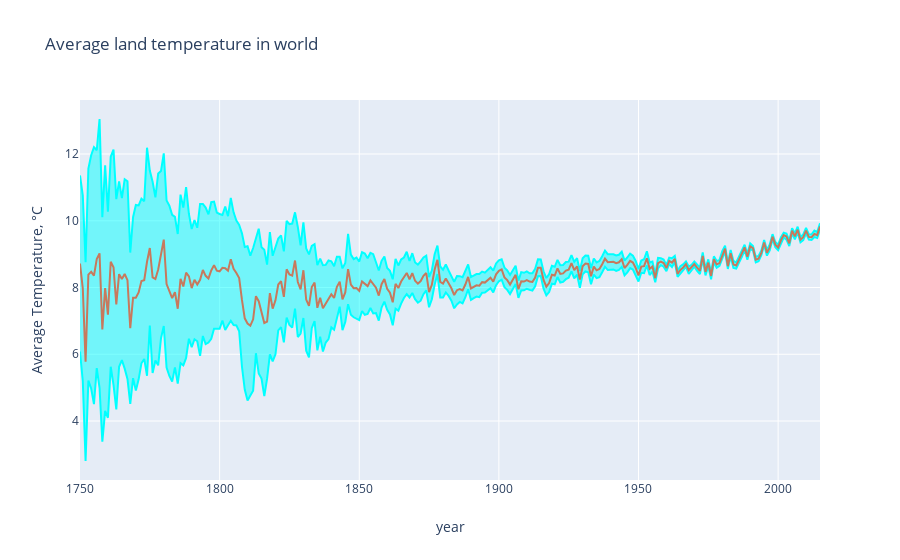

Notebook source saved alongside this figure:
### Code cell
# Average land temperature across the globe
global_temp = pd.read_csv("./GlobalTemperatures.csv")

#Extract the year from a date
years = np.unique(global_temp['dt'].apply(lambda x: x[:4]))
mean_temp_world = []
mean_temp_world_uncertainty = []

for year in years:
    mean_temp_world.append(global_temp[global_temp['dt'].apply(
        lambda x: x[:4]) == year]['LandAverageTemperature'].mean())
    mean_temp_world_uncertainty.append(global_temp[global_temp['dt'].apply(
                lambda x: x[:4]) == year]['LandAverageTemperatureUncertainty'].mean())

trace0 = go.Scatter(
    x = years, 
    y = np.array(mean_temp_world) + np.array(mean_temp_world_uncertainty),
    fill= None,
    mode='lines',
    name='Uncertainty top',
    line=dict(
        color='rgb(0, 255, 255)',
    )
)
trace1 = go.Scatter(
    x = years, 
    y = np.array(mean_temp_world) - np.array(mean_temp_world_uncertainty),
    fill='tonexty',
    mode='lines',
    name='Uncertainty bot',
    line=dict(
        color='rgb(0, 255, 255)',
    )
)
trace2 = go.Scatter(
    x = years, 
    y = mean_temp_world,
    name='Average Temperature',
    line=dict(
        color='rgb(199, 121, 093)',
    )
)
data = [trace0, trace1, trace2]

layout = go.Layout(
    xaxis=dict(title='year'),
    yaxis=dict(title='Average Temperature, °C'),
    title='Average land temperature in world',
    showlegend = False)

fig = go.Figure(data=data, layout=layout)
py.iplot(fig)

### Figure 1 — Plotly figure (JSON) as saved in the notebook; plotly's stock layout.template omitted (floating-point values rounded to 4 significant figures; data arrays with more than 128 entries replaced by an {"elided": "..."} marker saying what was removed)
{"data": [{"line": {"color": "rgb(0, 255, 255)"}, "mode": "lines", "name": "Uncertainty top", "type": "scatter", "x": {"elided": "266 str values"}, "y": {"elided": "266 float values"}}, {"fill": "tonexty", "line": {"color": "rgb(0, 255, 255)"}, "mode": "lines", "name": "Uncertainty bot", "type": "scatter", "x": {"elided": "266 str values"}, "y": {"elided": "266 float values"}}, {"line": {"color": "rgb(199, 121, 093)"}, "name": "Average Temperature", "type": "scatter", "x": {"elided": "266 str values"}, "y": {"elided": "266 float values"}}], "layout": {"showlegend": false, "title": {"text": "Average land temperature in world"}, "xaxis": {"title": {"text": "year"}}, "yaxis": {"title": {"text": "Average Temperature, °C"}}}}
